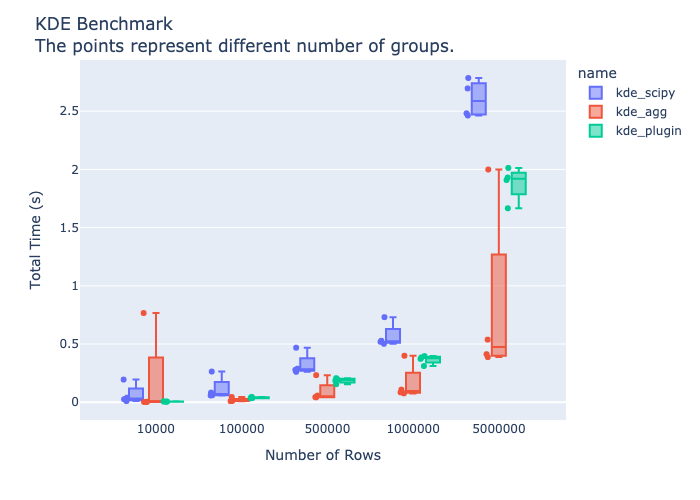

Here is the Python script that generated this plot:
# /// script
# requires-python = ">=3.12"
# dependencies = [
#     "kaleido==0.2.1",
#     "marimo",
#     "nbformat==5.10.4",
#     "numpy==2.2.3",
#     "plotly==6.0.0",
#     "polars==1.24.0",
#     "scipy==1.15.2",
# ]
# ///

import marimo

__generated_with = "0.11.17"
app = marimo.App(width="medium", auto_download=["ipynb"])


@app.cell
def _():
    import marimo as mo
    import plotly.express as px
    from functools import partial, wraps
    from itertools import product
    import polars as pl
    from scipy.stats import gaussian_kde
    import polars_kde as pkde
    import numpy as np
    import time
    import kaleido

    def benchmark(f, *args, **kwargs):
        ts = time.time()
        _ = f(*args, **kwargs)
        te = time.time()

        name = f.__name__
        total_time = te - ts

        return pl.DataFrame(
            {
                "name": [name],
                "total_time": [total_time],
                "n_rows": [kwargs.get("df").height],
                "n_groups": [kwargs.get("df").n_unique("group")],
                "n_eval_points": [len(kwargs.get("eval_points"))],
            }
        )

    def get_df(
        n_points: int = 1000,
        n_groups: int = 10,
    ) -> pl.LazyFrame:
        return (
            pl.LazyFrame(
                {"a": np.random.normal(0, 1, size=n_points)},
                schema=pl.Schema({"a": pl.Float32}),
            )
            .with_columns(
                group=pl.cum_count("a").qcut(n_groups),
            )
            .lazy()
        )

    def kde_plugin(df: pl.DataFrame, eval_points: list[float]) -> pl.DataFrame:
        return (
            df.group_by("group")
            .agg(pl.col("a").cast(pl.Float32))
            .with_columns(
                kde=pkde.kde_static_evals(pl.col("a"), eval_points=eval_points)
            )
        )

    def kde_scipy(df: pl.DataFrame, eval_points: list[float]) -> pl.DataFrame:
        def get_kde(arr: np.array) -> np.array:
            try:
                g_kde = gaussian_kde(arr)
                kde_points = g_kde.evaluate(eval_points)
                return kde_points
            except Exception as e:
                print(e)
                return np.array([0])

        return (
            df.group_by("group")
            .agg(
                pl.col("a").cast(pl.Float32),
            )
            .with_columns(
                kde=pl.col("a").map_elements(
                    get_kde,
                    return_dtype=pl.List(pl.Float32),
                )
            )
        )

    def kde_agg(df: pl.DataFrame, eval_points: list[float]) -> pl.DataFrame:
        return df.group_by("group").agg(
            kde=pkde.kde_agg(pl.col("a"), eval_points=eval_points)
        )

    return (
        benchmark,
        gaussian_kde,
        get_df,
        kaleido,
        kde_agg,
        kde_plugin,
        kde_scipy,
        mo,
        np,
        partial,
        pkde,
        pl,
        product,
        px,
        time,
        wraps,
    )


@app.cell
def _(benchmark, get_df, kde_agg, kde_plugin, kde_scipy, np, pl, product):
    eval_points = np.linspace(0, 1, 50).tolist()

    # df_kde = kde(get_df(10_000_000), eval_points=eval_points)

    functions = [kde_scipy, kde_agg, kde_plugin]
    test_frames = [
        get_df(i, j)
        for i in [10_000, 100_000, 500_000, 1_000_000, 5_000_000]
        for j in [1, 10, 100, 1000]
    ]

    results: list[pl.LazyFrame] = []

    for f, df in product(functions, test_frames):
        df_c = df.collect()
        print("Starting benchmark for", f.__name__, "with", df_c.height, "rows.")
        results.append(benchmark(f, df=df_c, eval_points=eval_points))

    df_bench = pl.concat(results)
    return df, df_bench, eval_points, f, functions, results, test_frames


@app.cell
def _(df_bench, px):
    fig = px.box(
        df_bench,
        x="n_rows",
        y="total_time",
        color="name",
        points="all",
    )
    fig.update_layout(
        title="KDE Benchmark<br>The points represent different number of groups.",
        xaxis_title="Number of Rows",
        yaxis_title="Total Time (s)",
    )
    fig.update_xaxes(type="category")
    fig
    return (fig,)


@app.cell
def _(fig):
    with open("benchmark.png", "wb") as file:
        file.write(fig.to_image(format="png"))
    return (file,)


if __name__ == "__main__":
    app.run()
